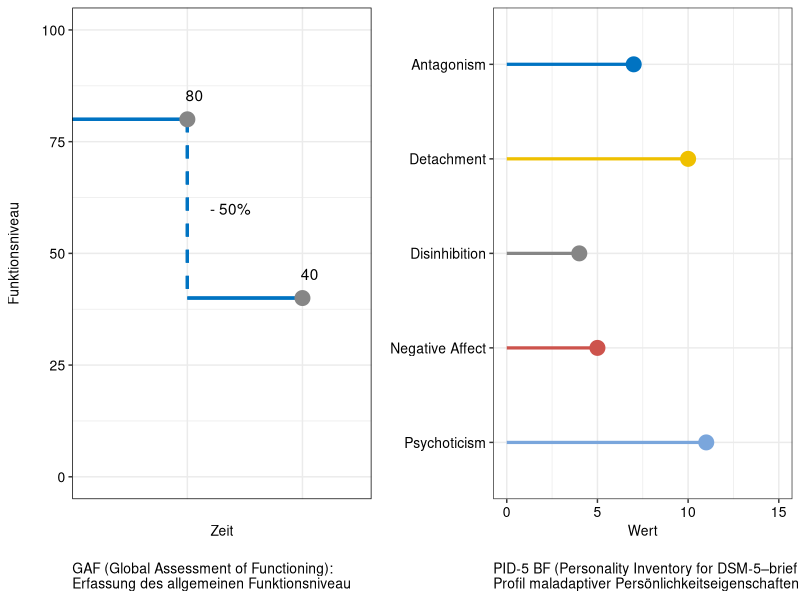
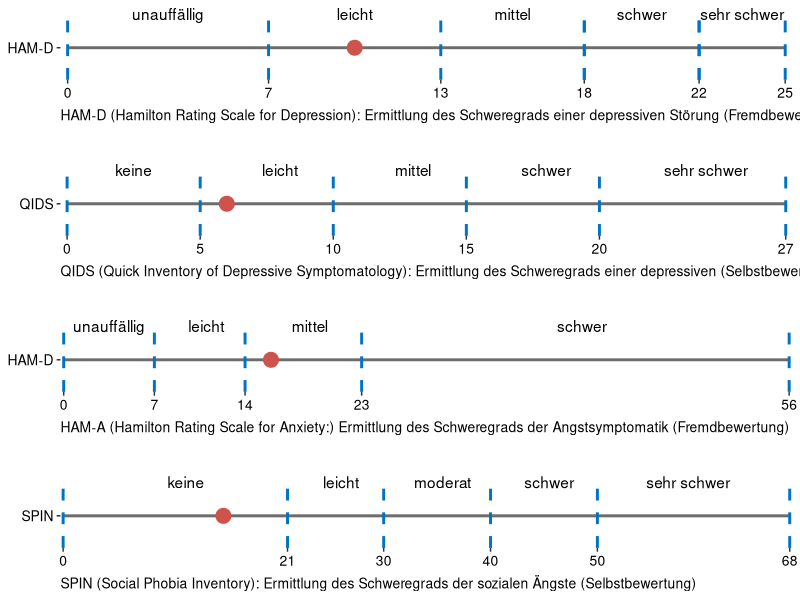
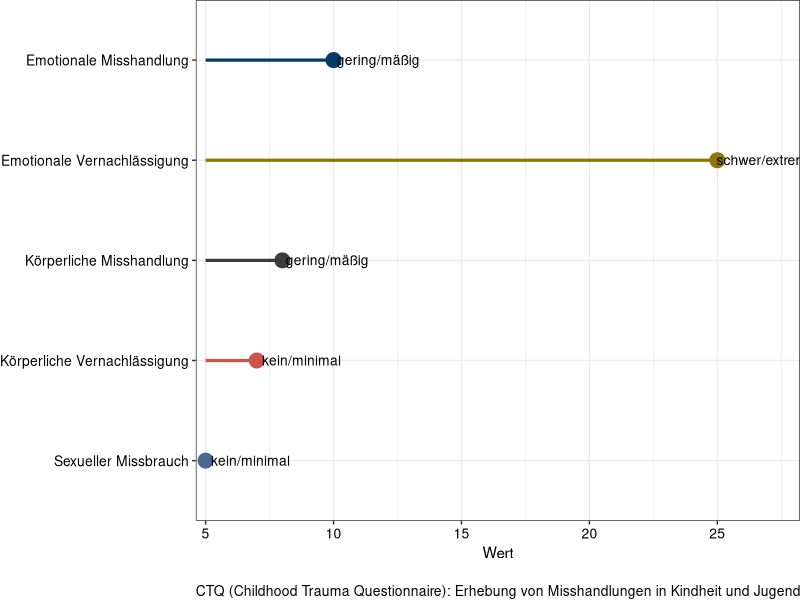

These charts were generated, in order, by the following R code:
## ---- chunk 1
knitr::opts_chunk$set(echo = FALSE, dev = "cairo_pdf")
library(tidyverse)
library(patchwork)
library(readxl)
dummy_data <- read_excel("dummy_data.xlsx")
## ---- chunk 2

# generate GAF plot
GAF_data <- dummy_data %>%
  select(GAF_lifetime, GAF_follow_up) %>%
  pivot_longer(cols = c(GAF_lifetime, GAF_follow_up))

GAF_plot <- GAF_data %>%
  ggplot(., aes(
    label = value,
    x = factor(name, levels = c("GAF_lifetime", "GAF_follow_up")),
    y = value
  )) +
  xlab("Zeit") +
  ylab("Funktionsniveau\n") +
  scale_y_continuous(limits = c(0, 100)) +
  geom_text(hjust = 0.1, vjust = -1.5) +
  geom_segment(aes(
    # horizontal segment until first value
    x = 0,
    xend = 1,
    y = value[1],
    yend = value[1]
  ),
  colour = "#0073C2FF",
  size = 1.1) +
  geom_segment(
    aes(
      # vertical segment in between
      x = 1,
      xend = 1,
      y = value[1],
      yend = value[2]
    ),
    colour = "#0073C2FF",
    size = 1.1,
    linetype = "dashed"
  ) +
  geom_segment(aes(
    # horizontal segment until second value
    x = 1,
    xend = 2,
    y = value[2],
    yend = value[2]
  ),
  colour = "#0073C2FF",
  size = 1.1) +
  geom_point(size = 4.75, color = "#868686FF") +
  annotate(
    "text",
    y = (GAF_data$value[1] + GAF_data$value[2]) / 2,
    x = 1.375,
    label = paste0("- ",  100 * round((GAF_data$value[1] - GAF_data$value[2]) / GAF_data$value[1], 2
    ), "%")
  ) +
  theme_bw() +
  theme(
    axis.ticks.x =  element_blank(),
    axis.text = element_text(size = 10, color = "black"),
    axis.text.x = element_blank(),
    axis.title = element_text(size = 10),
 panel.border = element_rect(colour = "black"),
 plot.caption = element_text(hjust = 0, size = 10),
    plot.title =  element_text(hjust = 0, size = 10),
    plot.margin = unit(c(0,0,0,0), "cm")

  ) +
 labs(caption = "\nGAF (Global Assessment of Functioning): \nErfassung des allgemeinen Funktionsniveau")


# generate PID plot
PID_data <- dummy_data %>%
  select(matches("PID")) %>%
  select(-PID_gesamt) %>%
  pivot_longer(cols = matches("PID")) %>%
  mutate(name = str_to_title(str_replace(
    str_replace(name, pattern = "PID_", ""), "_", " "
  )))

PID_plot <- PID_data %>%
  ggplot(., aes(
    y = factor(name, levels = sort(name, decreasing = TRUE)),
    x = value,
    color = name,
    fill = name
  )) +
  scale_x_continuous(limits = c(0,15), breaks = seq(0,15,5)) +
  geom_point(size = 4.75) +
  geom_segment(aes(
    x = 0,
    xend = value,
    y = name ,
    yend = name),
    size = 1.1) +
  ylab("") +
  xlab("Wert") +
  scale_color_manual( values = c("#0073C2FF" ,"#EFC000FF" ,"#868686FF" ,"#CD534CFF" ,"#7AA6DCFF")) +
  theme_bw() +
  theme(
    axis.text = element_text(size = 10, color = "black"),
    axis.title = element_text(size = 10),
    plot.caption = element_text(hjust = 0, size = 10),
    plot.title =  element_text(hjust = 0, size = 10),
    plot.margin = unit(c(0,0,0,0), "cm"),
  legend.position = "none"
  ) +
  labs(caption = "\nPID-5 BF (Personality Inventory for DSM-5–brief form): \nProfil maladaptiver Persönlichkeitseigenschaften nach DSM-5")


# generate HAM-D plot
HAM_D_data <- dummy_data %>% 
  select(HAM_D) %>%
  pivot_longer(HAM_D) %>%
  mutate(name = str_replace(name, "_", "-"))
  
HAM_D_plot <- HAM_D_data %>%
  ggplot(., aes(x = value, y = name)) +
  annotate(
    "text",
    x = c(3.5, 10, 15.5, 20, 23.5),
    y = 2.05,
    label = c("unauffällig", "leicht", "mittel", "schwer", "sehr schwer")
  ) +
    geom_segment(aes(
    x = 0,
    xend = 25,
    y = 1 ,
    yend = 1
  ),
  size = 1,
  color = "#3B3B3BBF") +

  geom_segment(
    aes(
      x = 0,
      xend = 0,
      y = 0 ,
      yend = 2
    ),
    linetype = "dashed",
    colour = "#0073C2FF",
    size = 1
  ) +
  
  geom_segment(
    aes(
      x = 7,
      xend = 7,
      y = 0 ,
      yend = 2
    ),
    linetype = "dashed",
    colour = "#0073C2FF",
    size = 1
  ) +
  
  geom_segment(
    aes(
      x = 13,
      xend = 13,
      y = 0 ,
      yend = 2
    ),
    linetype = "dashed",
    colour = "#0073C2FF",
    size = 1
  ) +
  geom_segment(
    aes(
      x = 18,
      xend = 18,
      y = 0 ,
      yend = 2
    ),
    linetype = "dashed",
    colour = "#0073C2FF",
    size = 1
  ) +
  geom_segment(
    aes(
      x = 22,
      xend = 22,
      y = 0 ,
      yend = 2
    ),
    linetype = "dashed",
    colour = "#0073C2FF",
    size = 1
  ) +
  
  geom_segment(
    aes(
      x = 25,
      xend = 25,
      y = 0 ,
      yend = 2
    ),
    linetype = "dashed",
    colour = "#0073C2FF",
    size = 1
  ) +
  geom_segment(
    aes(
      x = 18,
      xend = 18,
      y = 0 ,
      yend = 2
    ),
    linetype = "dashed",
    colour = "#0073C2FF",
    size = 1
  ) +
  geom_segment(
    aes(
      x = 22,
      xend = 22,
      y = 0 ,
      yend = 2
    ),
    linetype = "dashed",
    colour = "#0073C2FF",
    size = 1
  ) +
  scale_x_continuous(
    limits = c(-0.25, 25.25),
    breaks = c(0, 7, 13, 18, 22, 25),
    expand = c(0, 0)
  ) +
geom_point(aes(x = value, y = 1), size = 4.75, color = "#CD534CFF") +
    scale_y_continuous(
    limits = c(0,2.25),
    breaks = c(1),
    labels = "HAM-D",
    expand = c(0, 0)
  ) +
  theme_bw() +
  theme(
    axis.text.y = element_text(size = 10, color = "black"),
    axis.text.x = element_text(size = 10, color = "black"),
    axis.title = element_blank(),
    panel.background = element_blank(),
    panel.border = element_blank(),
    panel.grid.minor = element_blank(),
    panel.grid.major = element_blank(),
    plot.caption = element_text(hjust = 0, size = 10),
    plot.title =  element_text(hjust = 0, size = 10),
    plot.margin = unit(c(0, 0, 0, 0), "cm"),
    legend.position = "none"
  ) +
  labs(caption = "HAM-D (Hamilton Rating Scale for Depression): Ermittlung des Schweregrads einer depressiven Störung (Fremdbewertung)")

# generate QIDS plot
QIDS_data <- dummy_data %>% 
  select(QIDS) %>%
  pivot_longer(QIDS) %>%
  mutate(name = str_replace(name, "_", "-"))

QIDS_plot <- QIDS_data %>%
  ggplot(., aes(x = value, y = name)) +
  annotate(
    "text",
    x = c(2.5, 8, 13, 18, 24),
    y = 2.05,
    label = c("keine", "leicht", "mittel", "schwer", "sehr schwer")
  ) +
    geom_segment(aes(
    x = 0,
    xend = 27,
    y = 1 ,
    yend = 1
  ),
  size = 1,
  color = "#3B3B3BBF") +

  geom_segment(
    aes(
      x = 0,
      xend = 0,
      y = 0 ,
      yend = 2
    ),
    linetype = "dashed",
    colour = "#0073C2FF",
    size = 1
  ) +
  
  geom_segment(
    aes(
      x = 5,
      xend = 5,
      y = 0 ,
      yend = 2
    ),
    linetype = "dashed",
    colour = "#0073C2FF",
    size = 1
  ) +
  geom_segment(
    aes(
      x = 10,
      xend = 10,
      y = 0 ,
      yend = 2
    ),
    linetype = "dashed",
    colour = "#0073C2FF",
    size = 1
  ) +
  geom_segment(
    aes(
      x = 15,
      xend = 15,
      y = 0 ,
      yend = 2
    ),
    linetype = "dashed",
    colour = "#0073C2FF",
    size = 1
  ) +
  geom_segment(
    aes(
      x = 20,
      xend = 20,
      y = 0 ,
      yend = 2
    ),
    linetype = "dashed",
    colour = "#0073C2FF",
    size = 1
  ) +
  geom_segment(
    aes(
      x = 27,
      xend = 27,
      y = 0 ,
      yend = 2
    ),
    linetype = "dashed",
    colour = "#0073C2FF",
    size = 1
  ) +
  scale_x_continuous(
    limits = c(-0.25, 27.25),
    breaks = c(0, 5, 10, 15, 20, 27),
    expand = c(0, 0)
  ) +
geom_point(aes(x = value, y = 1), size = 4.75, color = "#CD534CFF") +
    scale_y_continuous(
    limits = c(0,2.25),
    breaks = c(1),
    labels = "QIDS",
    expand = c(0, 0)
  ) +
  theme_bw() +
  theme(
    axis.text.y = element_text(size = 10, color = "black"),
    axis.text.x = element_text(size = 10, color = "black"),
    axis.title = element_blank(),
    panel.background = element_blank(),
    panel.border = element_blank(),
    panel.grid.minor = element_blank(),
    panel.grid.major = element_blank(),
    plot.caption = element_text(hjust = 0, size = 10),
    plot.title =  element_text(hjust = 0, size = 10),
    plot.margin = unit(c(1, 0, 0, 0), "cm"),
    legend.position = "none"
  ) +
  labs(caption = "QIDS (Quick Inventory of Depressive Symptomatology): Ermittlung des Schweregrads einer depressiven (Selbstbewertung)")


# generate HAM-A plot
HAM_A_data <- dummy_data %>% 
  select(HAM_A) %>%
  pivot_longer(HAM_A) %>%
  mutate(name = str_replace(name, "_", "-"))

HAM_A_plot <- HAM_A_data %>%
  ggplot(., aes(x = value, y = name)) +
  annotate(
    "text",
    x = c(3.5, 11, 19, 40),
    y = 2.05,
    label = c("unauffällig", "leicht", "mittel", "schwer")
  ) +
    geom_segment(aes(
    x = 0,
    xend = 56,
    y = 1 ,
    yend = 1
  ),
  size = 1,
  color = "#3B3B3BBF") +
  geom_segment(
    aes(
      x = 0,
      xend = 0,
      y = 0 ,
      yend = 2
    ),
    linetype = "dashed",
    colour = "#0073C2FF",
    size = 1
  ) +
  geom_segment(
    aes(
      x = 7,
      xend = 7,
      y = 0 ,
      yend = 2
    ),
    linetype = "dashed",
    colour = "#0073C2FF",
    size = 1
  ) +
  geom_segment(
    aes(
      x = 14,
      xend = 14,
      y = 0 ,
      yend = 2
    ),
    linetype = "dashed",
    colour = "#0073C2FF",
    size = 1
  ) +
  geom_segment(
    aes(
      x = 23,
      xend = 23,
      y = 0 ,
      yend = 2
    ),
    linetype = "dashed",
    colour = "#0073C2FF",
    size = 1
  ) +
  geom_segment(
    aes(
      x = 56,
      xend = 56,
      y = 0 ,
      yend = 2
    ),
    linetype = "dashed",
    colour = "#0073C2FF",
    size = 1
  ) +
  scale_x_continuous(
    limits = c(-0.25, 56.25),
    breaks = c(0, 7, 14, 23, 56),
    expand = c(0, 0)
  ) +
geom_point(aes(x = value, y = 1), size = 4.75, color = "#CD534CFF") +
    scale_y_continuous(
    limits = c(0,2.25),
    breaks = c(1),
    labels = "HAM-D",
    expand = c(0, 0)
  ) +
  theme_bw() +
  theme(
    axis.text.y = element_text(size = 10, color = "black"),
    axis.text.x = element_text(size = 10, color = "black"),
    axis.title = element_blank(),
    panel.background = element_blank(),
    panel.border = element_blank(),
    panel.grid.minor = element_blank(),
    panel.grid.major = element_blank(),
    plot.caption = element_text(hjust = 0, size = 10),
    plot.title =  element_text(hjust = 0, size = 10),
    plot.margin = unit(c(1, 0, 0, 0), "cm"),
    legend.position = "none"
  ) +
  labs(caption = "HAM-A (Hamilton Rating Scale for Anxiety:) Ermittlung des Schweregrads der Angstsymptomatik (Fremdbewertung)")


# generate SPIN plot
SPIN_data <- dummy_data %>% 
  select(SPIN) %>%
  pivot_longer(SPIN) %>%
  mutate(name = str_replace(name, "_", "-"))

SPIN_plot <- SPIN_data %>%
  ggplot(., aes(x = value, y = name)) +
  annotate(
    "text",
    x = c(11.5, 26, 35.5, 45.5, 58.5),
    y = 2.05,
    label = c("keine", "leicht", "moderat", "schwer", "sehr schwer")
  ) +
    geom_segment(aes(
    x = 0,
    xend = 68,
    y = 1 ,
    yend = 1
  ),
  size = 1,
  color = "#3B3B3BBF") +

  geom_segment(
    aes(
      x = 0,
      xend = 0,
      y = 0 ,
      yend = 2
    ),
    linetype = "dashed",
    colour = "#0073C2FF",
    size = 1
  ) +
  
  geom_segment(
    aes(
      x = 21,
      xend = 21,
      y = 0 ,
      yend = 2
    ),
    linetype = "dashed",
    colour = "#0073C2FF",
    size = 1
  ) +
  
  geom_segment(
    aes(
      x = 30,
      xend = 30,
      y = 0 ,
      yend = 2
    ),
    linetype = "dashed",
    colour = "#0073C2FF",
    size = 1
  ) +
  geom_segment(
    aes(
      x = 40,
      xend = 40,
      y = 0 ,
      yend = 2
    ),
    linetype = "dashed",
    colour = "#0073C2FF",
    size = 1
  ) +
  geom_segment(
    aes(
      x = 50,
      xend = 50,
      y = 0 ,
      yend = 2
    ),
    linetype = "dashed",
    colour = "#0073C2FF",
    size = 1
  ) +
  geom_segment(
    aes(
      x = 68,
      xend = 68,
      y = 0 ,
      yend = 2
    ),
    linetype = "dashed",
    colour = "#0073C2FF",
    size = 1
  ) +
  scale_x_continuous(
    limits = c(-0.25, 68.25),
    breaks = c(0, 21, 30, 40, 50, 68),
    expand = c(0, 0)
  ) +
geom_point(aes(x = value, y = 1), size = 4.75, color = "#CD534CFF") +
    scale_y_continuous(
    limits = c(0,2.25),
    breaks = c(1),
    labels = "SPIN",
    expand = c(0, 0)
  ) +
  theme_bw() +
  theme(
    axis.text.y = element_text(size = 10, color = "black"),
    axis.text.x = element_text(size = 10, color = "black"),
    axis.title = element_blank(),
    panel.background = element_blank(),
    panel.border = element_blank(),
    panel.grid.minor = element_blank(),
    panel.grid.major = element_blank(),
    plot.caption = element_text(hjust = 0, size = 10),
    plot.title =  element_text(hjust = 0, size = 10),
    plot.margin = unit(c(1, 0, 0, 0), "cm"),
    legend.position = "none"
  ) +
  labs(caption = "SPIN (Social Phobia Inventory): Ermittlung des Schweregrads der sozialen Ängste (Selbstbewertung)")


# generate CTQ plot

CTQ_data <- dummy_data %>%
  select(matches("Emo|Körper|Sex")) %>%
  pivot_longer(cols = matches("Emo|Körper|Sex")) %>%
  mutate(
    name = str_to_title(str_replace(name, "_", " ")),
    category = case_when(
      name == "Emotionale Misshandlung" &
        value %in% c(5:8) ~ "kein/minimal",
      name == "Emotionale Misshandlung" &
        value %in% c(9:12) ~ "gering/mäßig",
      name == "Emotionale Misshandlung" &
        value %in% c(13:15) ~ "mäßig/schwer",
      name == "Emotionale Misshandlung" &
        value %in% c(16:25) ~ "schwer/extrem",
      name == "Körperliche Misshandlung" &
        value %in% c(5:7) ~ "kein/minimal",
      name == "Körperliche Misshandlung" &
        value %in% c(8:9) ~  "gering/mäßig",
      name == "Körperliche Misshandlung" &
        value %in% c(10:12) ~  "mäßig/schwer",
      name == "Körperliche Misshandlung" &
        value %in% c(13:25) ~  "schwer/extrem",
      name == "Sexueller Missbrauch" &
        value %in% c(5) ~ "kein/minimal",
      name == "Sexueller Missbrauch" &
        value %in% c(6:7) ~ "gering/mäßig",
      name == "Sexueller Missbrauch" &
        value %in% c(8:12) ~ "mäßig/schwer",
      name == "Sexueller Missbrauch" &
        value %in% c(13:25) ~  "schwer/extrem",
      name == "Emotionale Vernachlässigung" &
        value %in% c(5:9) ~   "kein/minimal",
      name == "Emotionale Vernachlässigung" &
        value %in% c(10:14) ~   "gering/mäßig",
      name == "Emotionale Vernachlässigung" &
        value %in% c(15:17) ~   "mäßig/schwer",
      name == "Emotionale Vernachlässigung" &
        value %in% c(18:25) ~   "schwer/extrem",
      name == "Körperliche Vernachlässigung" &
        value %in% c(5:7) ~    "kein/minimal",
      name == "Körperliche Vernachlässigung" &
        value %in% c(8:9) ~  "gering/mäßig",
      name == "Körperliche Vernachlässigung" &
        value %in% c(10:12) ~    "mäßig/schwer",
      name == "Körperliche Vernachlässigung" &
        value %in% c(13:25) ~     "schwer/extrem"
    )
  )

CTQ_plot <- CTQ_data %>%
  ggplot(.,
         aes(
           y = factor(name, levels = sort(name, decreasing = TRUE)),
           x = value,
           color = name,
           fill = name,
           label = category
         )) +
  scale_x_continuous(breaks = seq(5, 25, by = 5), limits = c(4.85, 28), expand = c(0.01,0)) +
  geom_point(size = 4.75) +
  geom_segment(aes(
    x = 5,
    xend = value,
    y = name ,
    yend = name
  ),
  size = 1.1) +
  geom_text(
    color = "black",
    nudge_x = 1.75,
    nudge_y = 0,
    size = 3.5
  ) +
  ylab("") +
  xlab("Wert") +
  scale_fill_manual(values = c(
    "#003C67FF",
    "#8F7700FF",
    "#3B3B3BFF",
    "#CD534CFF",
    "#4A6990FF"
  )) +
  scale_color_manual(values = c(
    "#003C67FF",
    "#8F7700FF",
    "#3B3B3BFF",
    "#CD534CFF",
    "#4A6990FF"
  )) +
  theme_bw() +
  theme(
    axis.text.y = element_text(size = 10, color = "black"),
    axis.text.x = element_text(size = 10, color = "black"),
    axis.title.y = element_blank(),
    plot.caption = element_text(hjust = 0, size = 10),
    plot.title =  element_text(hjust = 0, size = 10),
    plot.margin = unit(c(0, 0, 0, 0), "cm"),
    legend.position = "none"
  )  +
  labs(caption = "\nCTQ (Childhood Trauma Questionnaire): Erhebung von Misshandlungen in Kindheit und Jugend")

## ---- chunk 3
(GAF_plot | PID_plot) + plot_layout(widths = c(2, 2))
## ---- chunk 4
HAM_D_plot + QIDS_plot + HAM_A_plot+ SPIN_plot + plot_layout(nrow = 4)
## ---- chunk 5
CTQ_plot
